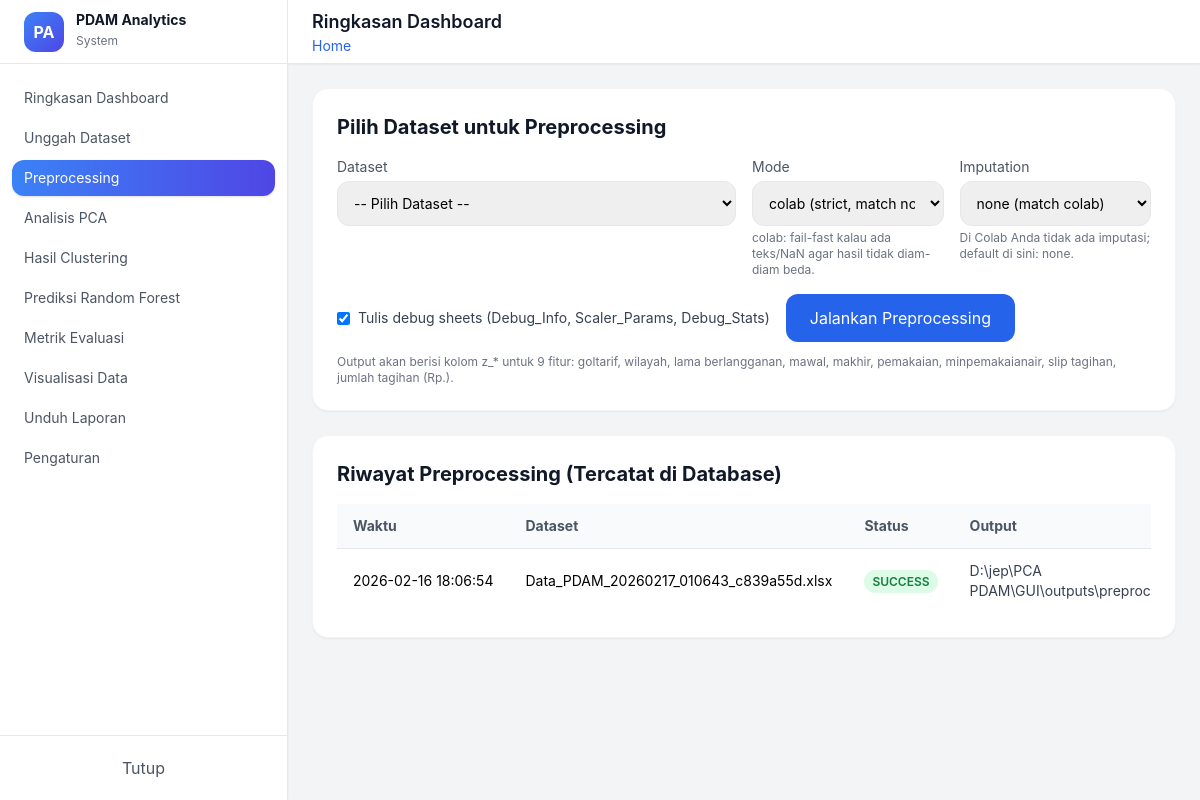
/preprocessing/, run on an earlier commit of the app's database.
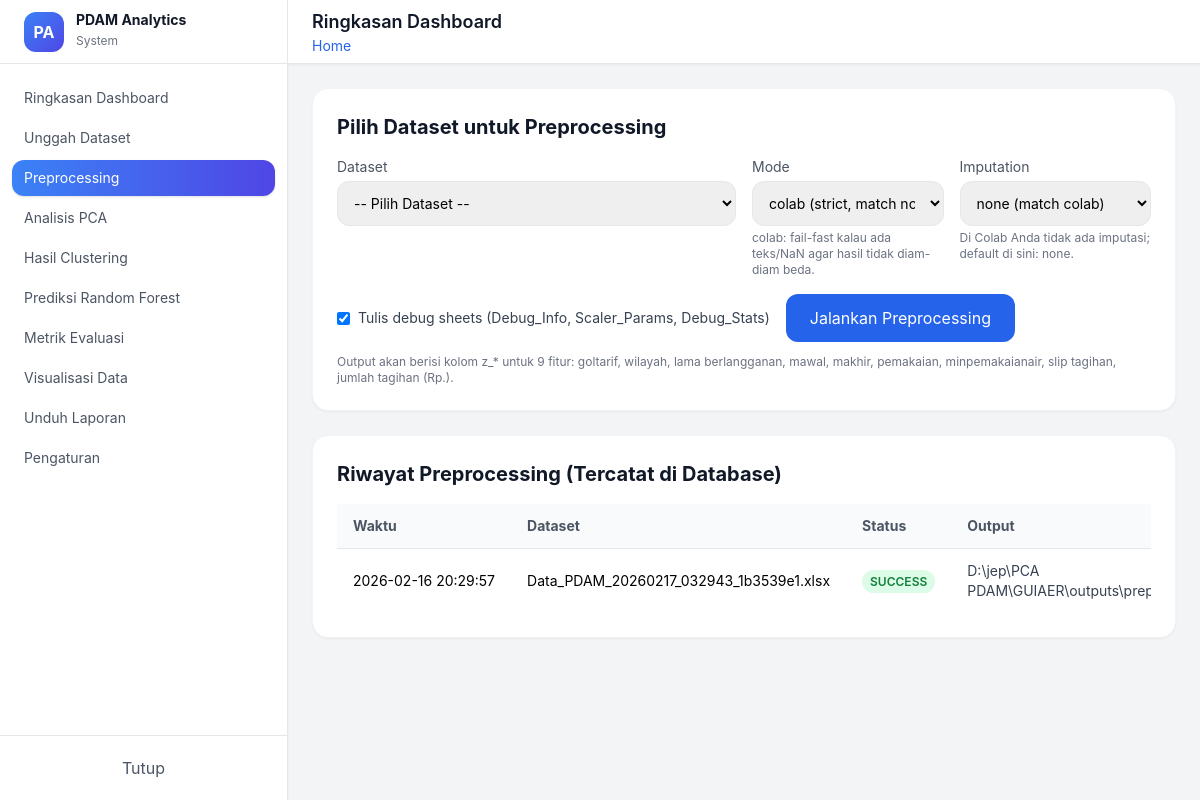
And on a later commit of the database.
### models/pipeline_models.py (models this page shows)
class PreprocessRun(db.Model):
    __tablename__ = "preprocess_runs"
    id = db.Column(db.Integer, primary_key=True)
    dataset_id = db.Column(db.Integer, db.ForeignKey("datasets.id"), nullable=False, index=True)
    method = db.Column(db.String(50), default="standard_scaler")
    feature_columns = db.Column(db.JSON, nullable=False)        # list kolom yg distandarisasi
    imputation_strategy = db.Column(db.String(50), nullable=True)
    scaler_params = db.Column(db.JSON, nullable=True)           # mean/scale (opsional)
    output_path = db.Column(db.String(500), nullable=True)      # path output excel
    created_at = db.Column(db.DateTime, default=datetime.utcnow)
    status = db.Column(db.String(20), default="success")        # success/failed
    error_message = db.Column(db.Text, nullable=True)
    pca_runs = db.relationship(
        "PCARun", backref="preprocess_run", lazy=True, cascade="all, delete-orphan"
    )

### models/dataset.py (models this page shows, shortened)
class Dataset(db.Model):
    __tablename__ = "datasets"
    id = db.Column(db.Integer, primary_key=True)
    filename = db.Column(db.String(255), nullable=False, unique=True, index=True)
    filepath = db.Column(db.String(500), nullable=False)
    original_filename = db.Column(db.String(255), nullable=True)
    n_rows = db.Column(db.Integer, nullable=True)
    n_cols = db.Column(db.Integer, nullable=True)
    note = db.Column(db.Text, nullable=True)
    uploaded_at = db.Column(db.DateTime, default=datetime.utcnow)
    preprocess_runs = db.relationship(
        "PreprocessRun",
        backref="dataset",
        lazy=True,
        cascade="all, delete-orphan",
    )

### controllers/preprocessing_controller.py (the view, shortened to what this page needs)
@preprocessing_bp.route("/", methods=["GET", "POST"])
def index():
    datasets = Dataset.query.order_by(
        Dataset.uploaded_at.desc()
    ).all()
    preprocess_runs = PreprocessRun.query.order_by(
        PreprocessRun.created_at.desc()
    ).limit(20).all()
    return render_template(
        "pages/preprocessing.html",
        datasets=datasets,
        preprocess_runs=preprocess_runs
    )

### templates/pages/preprocessing.html (shortened to what the changed rows need)
{% extends "layouts.html" %}
{% block content %}
<div class="bg-white rounded-2xl shadow-sm border border-gray-100 p-6 mb-6">
    <h2 class="text-xl font-bold text-gray-900 mb-4">
        Pilih Dataset untuk Preprocessing
    </h2>
</div>
<div class="bg-white rounded-2xl shadow-sm border border-gray-100 p-6 mb-6">
    <h2 class="text-xl font-bold text-gray-900 mb-4">
        Riwayat Preprocessing (Tercatat di Database)
    </h2>
    {% if preprocess_runs and preprocess_runs|length > 0 %}
        <div class="overflow-x-auto">
            <table class="w-full border-collapse text-sm">
                <thead>
                    <tr class="bg-gray-50 text-left text-gray-600">
                        <th class="px-4 py-3">Waktu</th>
                        <th class="px-4 py-3">Dataset</th>
                        <th class="px-4 py-3">Status</th>
                        <th class="px-4 py-3">Output</th>
                    </tr>
                </thead>
                <tbody>
                    {% for run in preprocess_runs %}
                    <tr class="border-t">
                        <td class="px-4 py-3 whitespace-nowrap">
                            {{ run.created_at.strftime("%Y-%m-%d %H:%M:%S") if run.created_at else "-" }}
                        </td>
                        <td class="px-4 py-3">
                            {{ run.dataset.filename if run.dataset else ("Dataset ID " ~ run.dataset_id) }}
                        </td>
                        <td class="px-4 py-3">
                            {% if run.status == "success" %}
                                <span class="px-2 py-1 rounded-full bg-green-100 text-green-700 text-xs font-semibold">
                                    SUCCESS
                                </span>
                            {% else %}
                                <span class="px-2 py-1 rounded-full bg-red-100 text-red-700 text-xs font-semibold">
                                    FAILED
                                </span>
                            {% endif %}
                        </td>
                        <td class="px-4 py-3">
                            {% if run.output_path %}
                                <span class="text-gray-700">{{ run.output_path.split('/')[-1] }}</span>
                            {% else %}
                                <span class="text-gray-400">-</span>
                            {% endif %}
                        </td>
                    </tr>
                    {% endfor %}
                </tbody>
            </table>
        </div>
    {% else %}
        <p class="text-sm text-gray-500">Belum ada preprocessing run yang tersimpan.</p>
    {% endif %}
</div>
{% endblock %}

What changed in the data, as far as the page shows it:
changed PreprocessRun "D:\\jep\\PCA…": created_at "2026-02-16 18:06:54" → "2026-02-16 20:29:57"; dataset "Data_PDAM_20260217_010643_c839a55d.xlsx" → "Data_PDAM_20260217_032943_1b3539e1.xlsx"
